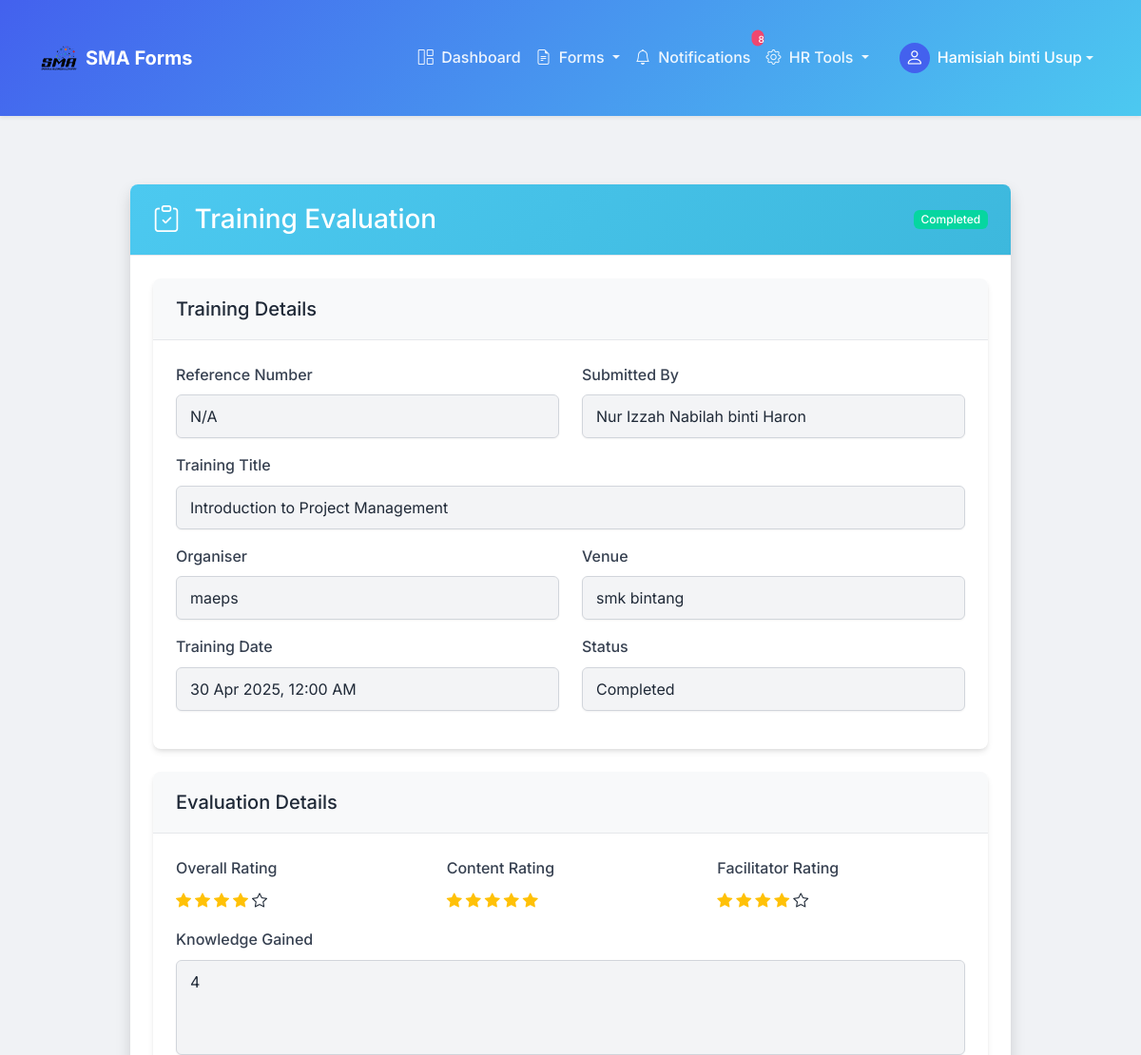
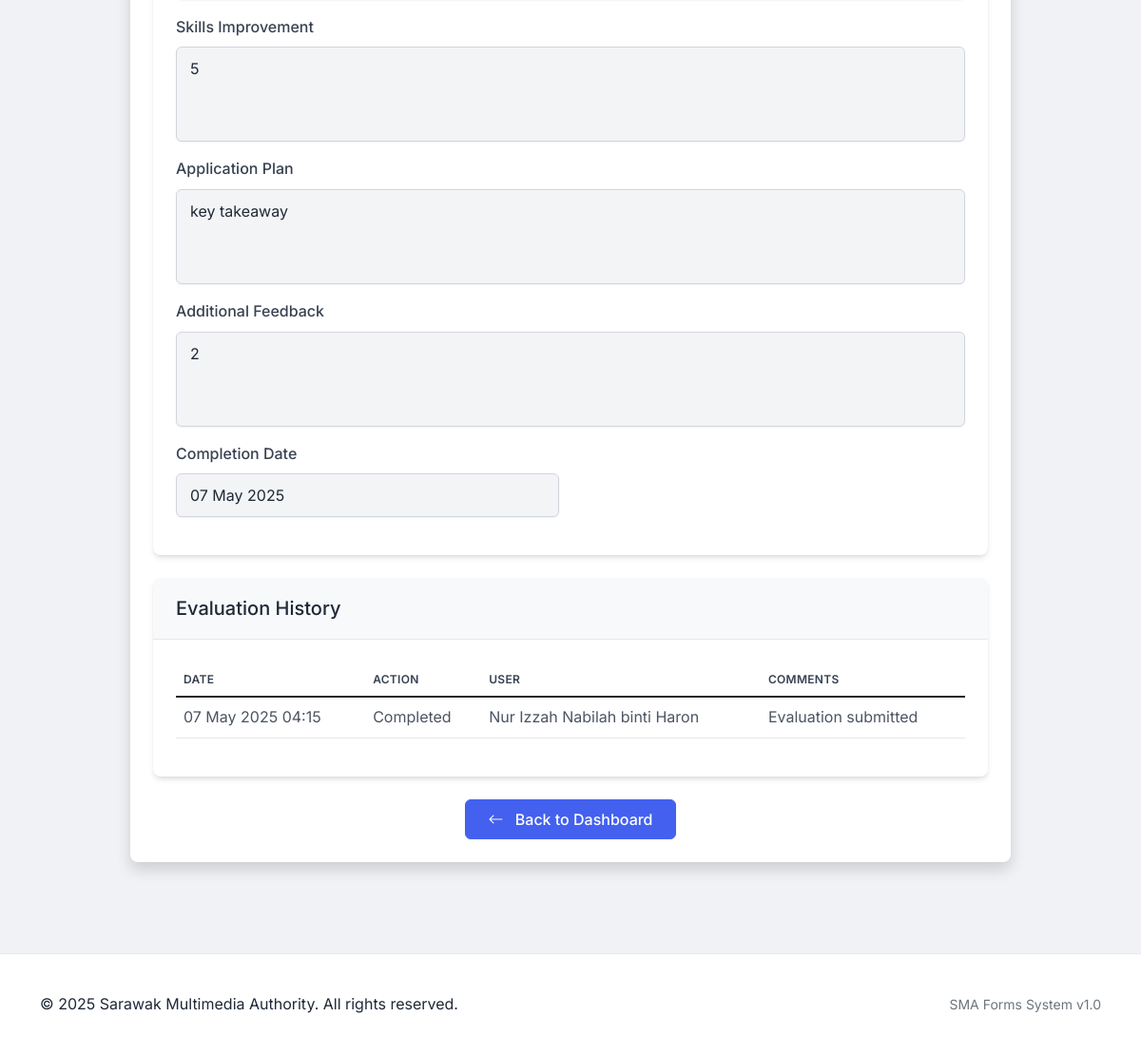
The page /view_evaluation.php?id=10 (signed in) on the database its author committed (2 pictures, top to bottom).
### tables this page shows
CREATE TABLE `training_evaluations` (
  `id` int(11) NOT NULL,
  `user_id` int(11) NOT NULL,
  `training_id` int(11) DEFAULT NULL,
  `participant_name` varchar(255) NOT NULL,
  `participant_position` varchar(255) NOT NULL,
  `division` varchar(255) NOT NULL,
  `training_title` varchar(255) NOT NULL,
  `organiser` varchar(255) NOT NULL,
  `training_date` date NOT NULL,
  `venue` varchar(255) NOT NULL,
  `ratings` text NOT NULL,
  `remarks` text DEFAULT NULL,
  `overall_rating` decimal(3,1) DEFAULT NULL,
  `additional_comments` text DEFAULT NULL,
  `improvement_suggestions` text DEFAULT NULL,
  `key_takeaway` text NOT NULL,
  `implementation_plan` text NOT NULL,
  `recommend_training` enum('yes','no') NOT NULL,
  `future_training_topics` text NOT NULL,
  `status` enum('pending','completed') DEFAULT 'completed',
  `submitted_date` datetime DEFAULT current_timestamp(),
  `content_rating` int(11) DEFAULT NULL,
  `facilitator_rating` int(11) DEFAULT NULL,
  `knowledge_gained` text DEFAULT NULL,
  `skill_improvement` text DEFAULT NULL,
  `feedback` text DEFAULT NULL,
  `duration` int(11) DEFAULT NULL,
  `completion_date` date DEFAULT NULL,
  `application_plan` text DEFAULT NULL
);

CREATE TABLE `users` (
  `id` int(11) NOT NULL,
  `username` varchar(50) NOT NULL,
  `password` varchar(255) NOT NULL,
  `name` varchar(100) NOT NULL,
  `email` varchar(100) NOT NULL,
  `department` varchar(100) NOT NULL,
  `position` varchar(100) NOT NULL,
  `role` enum('staff','hod','hr','gm','admin') NOT NULL,
  `created_at` timestamp NOT NULL DEFAULT current_timestamp(),
  `updated_at` timestamp NOT NULL DEFAULT current_timestamp() ON UPDATE current_timestamp()
);

CREATE TABLE `evaluation_history` (
  `id` int(11) NOT NULL,
  `evaluation_id` int(11) NOT NULL,
  `action` varchar(50) NOT NULL,
  `user_id` int(11) NOT NULL,
  `comments` text DEFAULT NULL,
  `timestamp` timestamp NOT NULL DEFAULT current_timestamp()
);

### view_evaluation.php (the view, shortened to what the rows shown need)
<?php
require_once 'config.php';
require_once 'TrainingEvaluationController.php';
require_once 'training_controller.php';
$evaluation_id = $_GET['id'];
$evaluationController = new TrainingEvaluationController();
$trainingController = new TrainingController();
$evaluation = $evaluationController->getEvaluation($evaluation_id);
$training = $trainingController->getApplication($evaluation['training_id']);
?>
<?php include 'header.php'; ?>
<div class="container my-5">
    <div class="row">
        <div class="col-lg-10 mx-auto">
            <div class="card shadow">
                <div class="card-header bg-info text-white">
                    <div class="d-flex justify-content-between align-items-center">
                        <h3 class="mb-0">
                            <i class="bi bi-clipboard-check me-2"></i> Training Evaluation
                        </h3>
                        <span class="badge <?php echo ($evaluation['status'] === 'completed' || $evaluation['status'] === 'submitted') ? 'bg-success' : 'bg-warning'; ?>">
                            <?php echo ucfirst($evaluation['status']); ?>
                        </span>
                    </div>
                </div>
                <div class="card-body">
                    <div class="card mb-4">
                        <div class="card-body">
                            <div class="row">
                                <div class="col-md-6 mb-3">
                                    <label class="form-label">Submitted By</label>
                                    <input type="text" class="form-control" value="<?php echo htmlspecialchars($evaluation['user_name'] ?? 'Unknown'); ?>" readonly>
                                </div>
                            </div>
                            <div class="row">
                                <div class="col-md-12 mb-3">
                                    <label class="form-label">Training Title</label>
                                    <input type="text" class="form-control" value="<?php echo htmlspecialchars($training['programme_title'] ?? $evaluation['training_title'] ?? 'Untitled Training'); ?>" readonly>
                                </div>
                            </div>
                            <div class="row">
                                <div class="col-md-6 mb-3">
                                    <label class="form-label">Organiser</label>
                                    <input type="text" class="form-control" value="<?php echo htmlspecialchars($training['organiser'] ?? $evaluation['organiser'] ?? 'N/A'); ?>" readonly>
                                </div>
                                <div class="col-md-6 mb-3">
                                    <label class="form-label">Venue</label>
                                    <input type="text" class="form-control" value="<?php echo htmlspecialchars($training['venue'] ?? $evaluation['venue'] ?? 'N/A'); ?>" readonly>
                                </div>
                            </div>
                            <div class="row">
                                <div class="col-md-6 mb-3">
                                    <label class="form-label">Training Date</label>
                                    <input type="text" class="form-control" value="<?php echo date('d M Y, h:i A', strtotime($training['date_time'] ?? $evaluation['training_date'] ?? date('Y-m-d'))); ?>" readonly>
                                </div>
                                <div class="col-md-6 mb-3">
                                    <label class="form-label">Status</label>
                                    <input type="text" class="form-control" value="<?php echo ($evaluation['status'] === 'completed' || $evaluation['status'] === 'submitted') ? 'Completed' : 'Pending'; ?>" readonly>
                                </div>
                            </div>
                        </div>
                    </div>
                    <?php if ($evaluation['status'] === 'completed' || $evaluation['status'] === 'submitted'): ?>
                    <div class="card mb-4">
                        <div class="card-header bg-light">
                            <h5 class="mb-0">Evaluation Details</h5>
                        </div>
                        <div class="card-body">
                            <div class="row">
                                <div class="col-md-4 mb-3">
                                    <label class="form-label">Overall Rating</label>
                                    <div>
                                        <?php
                                        $rating = $evaluation['overall_rating'];
                                        for ($i = 1; $i <= 5; $i++) {
                                            echo '<i class="bi ' . ($i <= $rating ? 'bi-star-fill text-warning' : 'bi-star') . ' me-1"></i>';
                                        }
                                        ?>
                                    </div>
                                </div>
                                <div class="col-md-4 mb-3">
                                    <label class="form-label">Content Rating</label>
                                    <div>
                                        <?php
                                        $rating = $evaluation['content_rating'];
                                        for ($i = 1; $i <= 5; $i++) {
                                            echo '<i class="bi ' . ($i <= $rating ? 'bi-star-fill text-warning' : 'bi-star') . ' me-1"></i>';
                                        }
                                        ?>
                                    </div>
                                </div>
                                <div class="col-md-4 mb-3">
                                    <label class="form-label">Facilitator Rating</label>
                                    <div>
                                        <?php
                                        $rating = $evaluation['facilitator_rating'];
                                        for ($i = 1; $i <= 5; $i++) {
                                            echo '<i class="bi ' . ($i <= $rating ? 'bi-star-fill text-warning' : 'bi-star') . ' me-1"></i>';
                                        }
                                        ?>
                                    </div>
                                </div>
                            </div>
                            <div class="mb-3">
                                <label class="form-label">Knowledge Gained</label>
                                <div class="form-control bg-light" style="min-height: 100px; overflow-y: auto;">
                                    <?php echo nl2br(htmlspecialchars($evaluation['knowledge_gained'])); ?>
                                </div>
                            </div>
                            <div class="mb-3">
                                <label class="form-label">Skills Improvement</label>
                                <div class="form-control bg-light" style="min-height: 100px; overflow-y: auto;">
                                    <?php echo nl2br(htmlspecialchars($evaluation['skill_improvement'])); ?>
                                </div>
                            </div>
                            <div class="mb-3">
                                <label class="form-label">Application Plan</label>
                                <div class="form-control bg-light" style="min-height: 100px; overflow-y: auto;">
                                    <?php echo nl2br(htmlspecialchars($evaluation['application_plan'])); ?>
                                </div>
                            </div>
                            <?php if (!empty($evaluation['feedback'])): ?>
                            <div class="mb-3">
                                <label class="form-label">Additional Feedback</label>
                                <div class="form-control bg-light" style="min-height: 100px; overflow-y: auto;">
                                    <?php echo nl2br(htmlspecialchars($evaluation['feedback'])); ?>
                                </div>
                            </div>
                            <?php endif; ?>
                            <div class="row">
                                <div class="col-md-6 mb-3">
                                    <label class="form-label">Completion Date</label>
                                    <input type="text" class="form-control" value="<?php echo date('d M Y', strtotime($evaluation['completion_date'] ?? $evaluation['submitted_date'] ?? date('Y-m-d'))); ?>" readonly>
                                </div>
                            </div>
                        </div>
                    </div>
                    <?php else: ?>
                    <div class="alert alert-warning">
                        <i class="bi bi-exclamation-triangle me-2"></i> This evaluation is still pending. The user has not submitted their feedback yet.
                    </div>
                    <?php endif; ?>
                    <?php if (!empty($evaluation['history'])): ?>
                    <div class="card mb-4">
                        <div class="card-body">
                            <div class="table-responsive">
                                <table class="table table-hover">
                                    <thead>
                                        <tr>
                                            <th>Date</th>
                                            <th>Action</th>
                                            <th>User</th>
                                            <th>Comments</th>
                                        </tr>
                                    </thead>
                                    <tbody>
                                        <?php foreach ($evaluation['history'] as $history): ?>
                                        <tr>
                                            <td><?php echo date('d M Y H:i', strtotime($history['timestamp'])); ?></td>
                                            <td><?php echo htmlspecialchars($history['action']); ?></td>
                                            <td><?php echo htmlspecialchars($history['user_name']); ?></td>
                                            <td><?php echo htmlspecialchars($history['comments']); ?></td>
                                        </tr>
                                        <?php endforeach; ?>
                                    </tbody>
                                </table>
                            </div>
                        </div>
                    </div>
                    <?php endif; ?>
                </div>
            </div>
        </div>
    </div>
</div>
<?php include 'footer.php'; ?>

### rows shown on the page
training_evaluations: status "Completed", user.name "Nur Izzah Nabilah binti Haron", training_title "Introduction to Project Management", organiser "maeps", venue "smk bintang", training_date "30 Apr 2025, 12:00 AM", overall_rating 4 (drawn), content_rating 5 (drawn), facilitator_rating 4 (drawn), knowledge_gained "4", skill_improvement "5", application_plan "key takeaway", feedback "2", completion_date "07 May 2025"
evaluation_history: timestamp "07 May 2025 04:15", action "Completed", user.name "Nur Izzah Nabilah binti Haron", comments "Evaluation submitted"

### other values the page prints
$notification_count "8"
$_SESSION['user_name'] "Hamisiah binti Usup"
